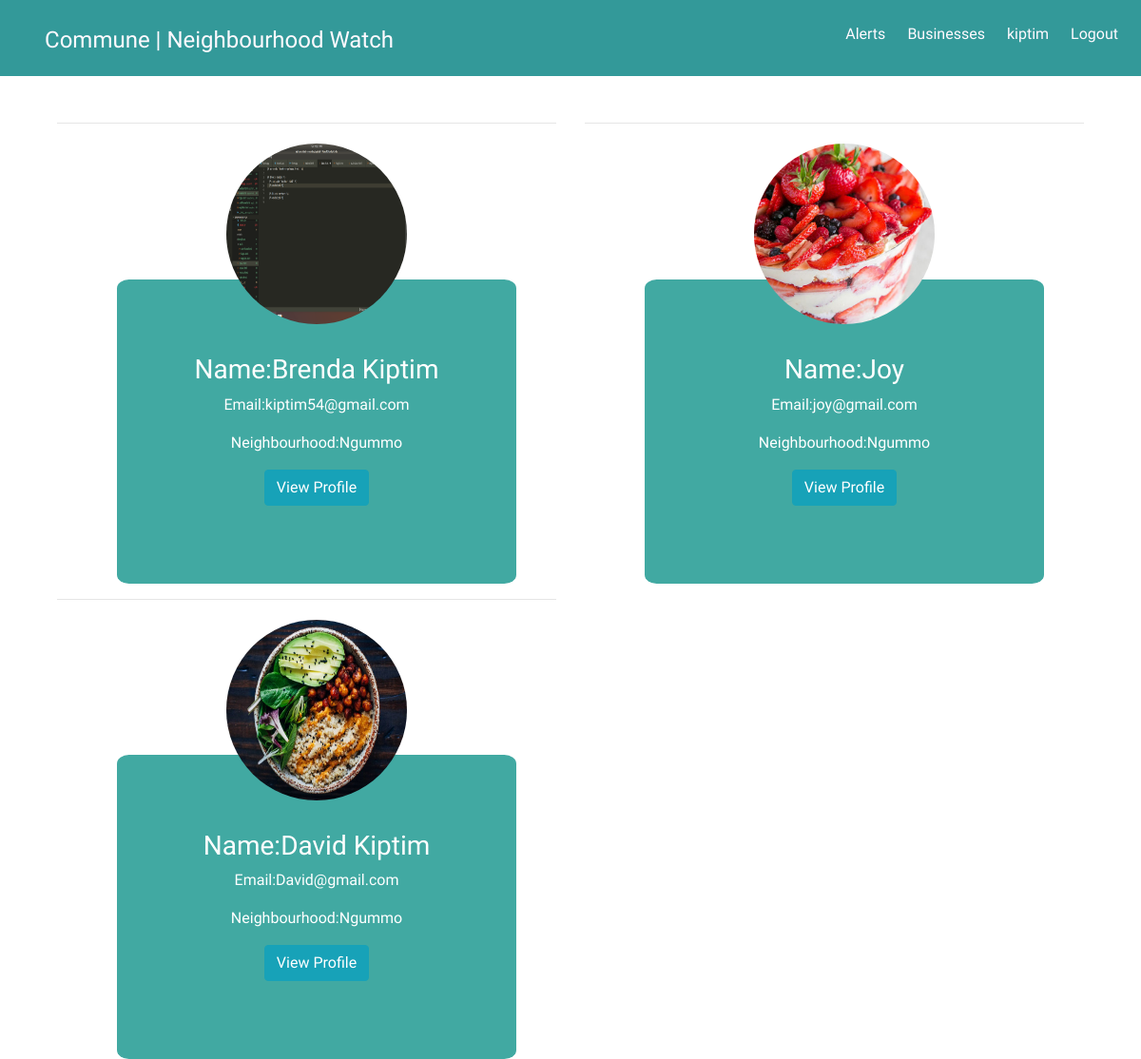
The page /neighbours/ (signed in) on the database its author committed.
### communeapp/models.py (models this page shows, shortened)
class Profile(models.Model):
    name=models.CharField(max_length=50)
    profile_image = models.ImageField(upload_to = 'articles/')
    user=models.OneToOneField(User, on_delete=models.CASCADE)
    neighbourhood=models.ForeignKey(Neighbourhood, null=True)
    email=models.CharField(max_length=100)
    email_confirmed=models.BooleanField(default=False)
    def __str__(self):
        return self.user.username

class Neighbourhood(models.Model):
    neighbourhood_name=models.CharField(max_length=250)
    location=models.CharField(max_length=200)
    occupation_count=models.IntegerField()
    def __str__(self):
        return self.neighbourhood_name

### communeapp/views.py (the view)
# urls.py: url(r'^neighbours/$', views.see_neighbours, name='see_neighbours'),
def see_neighbours(request):
    title="Commune | Neighbours"
    current_user=request.user
    profile_email=current_user.email
    profile=Profile.objects.get(email=profile_email)
    print(profile)
    neighbourhood=profile.neighbourhood
    print(neighbourhood)
    neighbours=Profile.objects.filter(neighbourhood=neighbourhood)
    print(neighbours)
    return render(request, 'views/neighbours.html', {"neighbours":neighbours})

### communeapp/templates/views/neighbours.html (shortened to what this page needs)
{% extends 'views/base.html' %}
{% load bootstrap3  %}
{% load static %}
{% block content %}
<div class="container">
    <div class="row">
        <div class="col-md-6">
            </div>
            </div>
            </div>
            <div class="container">
                <div class="row">
                        {% for neighbour in neighbours %}
                    <div class="col-md-6">
                            <div id="profilepage">
                    <hr>
                    <img id="neighbourimage" src="{{neighbour.profile_image.url}}" class="img-responsive" alt="">
                    <div class="profilecontent text-center">
                            <h3>Name:{{neighbour.name}}</h3>
                            <p>Email:{{neighbour.email}}</p>
                            <p>Neighbourhood:{{neighbour.neighbourhood}}</p>
                            <a href="{% url 'business_profile' id=neighbour.id %}" class="btn btn-info">View Profile</a>
                            </div>
                            </div>
                    </div>
                    {% endfor %}
                </div>
            </div>
{% endblock %}

### communeapp/templates/navbar.html (shortened to what this page needs)
<!DOCTYPE html>
<html lang="en">
<head>
    {% load static %}
    <link rel="stylesheet" href="{% static 'css/base.css' %}">
</head>
<body>
              <nav>
                <ul id="navnav">
                  <li id="brand"><a href="{% url 'landingpage'%}">Commune | Neighbourhood Watch</a></li>
                  {% if user.is_authenticated %}
                  <li id="bodynav"><a href="{% url 'logout'%}">Logout</a></li>
                  {%else%}
                  <li id="bodynav"><a href="{% url 'login'%}">Login</a></li>
                  {% endif %}
                  <li id="bodynav"><a href="{% url 'view_profile' %}">{{user.username}}</a></li>
                  <li id="bodynav"><a href="{% url 'view_businesses'%}">Businesses</a></li>
                  <li id="bodynav"><a href="{% url 'view_messages' %}">Alerts</a></li>
                </ul>
              </nav>
</body>
</html>

### static/css/base.css (style rules this page uses)
* { margin:0; padding:0px; padding-right:0px; padding-left:0px; font-family: 'Andika', sans-serif; }
body, .container-fluid, .row, .col-xs-12 { margin:0; padding:0px; padding-right:0px; padding-left:0px; margin-top: 0px; margin-right:0px; position: relative; }
.profilecontent { background:#41A9A2; bottom:20%; margin-left:12%; width:80%; color:white; height:40vh; padding-top:15%; margin-top:-10%; border-radius:3%; }
img { margin-top:0; }
nav { margin:0; padding:0px; height:10vh; background:white; background-attachment: fixed; margin-bottom:2%; }
nav ul { padding:2%; }
nav li { list-style-type: none; display: inline-block; margin-left:2%; }
nav #bodynav { float:right; }
nav #brand { float:left; font-size:150%; margin-bottom:3px; }
a, a:hover { color:#41A9A2; }
#neighbourimage { height: 200px; width: 200px; padding: 5px; text-align: center; border-radius: 50%; position: relative; left:33%; display: inline-block; }

### rows shown on the page
Profile: profile_image (picture), name "Brenda Kiptim", email "kiptim54@gmail.com", neighbourhood "Ngummo"
Profile: profile_image (picture), name "Joy", email "joy@gmail.com", neighbourhood "Ngummo"
Profile: profile_image (picture), name "David Kiptim", email "David@gmail.com", neighbourhood "Ngummo"

### other values the page prints
{{ user.username }} "kiptim"
